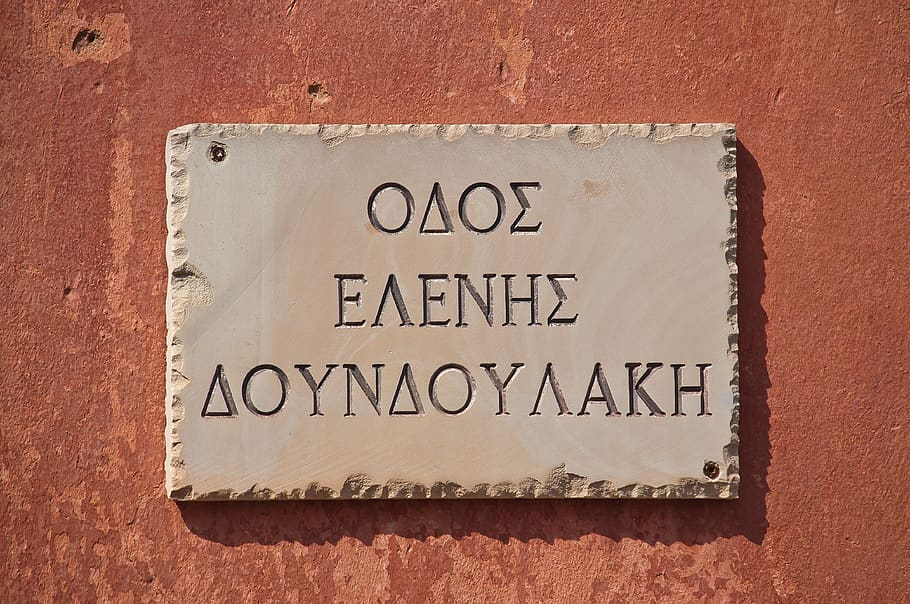
#> input picture greece-shield-wall-orange.jpg, 910 x 604 px, given in place of black-and-white-text-true-Favim.com-419872.jpg, which was not available
$ python sa06t2s3.py   (older library calls are emulated)
#> lines starting #> are read from the running program, lines starting #| are printed output that depends on the picture; after the words box and inside, x2 and y2 are one past the last pixel; in counts of white or black regions, pixels touching at a corner belong together; pictures that were not available may be replaced by others from this repository, and a replacement may not be noted
### mylib.py
import numpy as np


def recognize_pattern(pattern, patterns):
    matched_char = None
    most_common = 0
    match_acc = 0
    # print_pattern(pattern)
    # print(pattern)
    # input()
    for char, chars_patterns in patterns.items():
        for char_pattern in chars_patterns:
            common = 0
            for item in pattern:
                if item in char_pattern:
                    common += 1

            if common > most_common:
                most_common = common
                match_acc = common / len(char_pattern)
                matched_char = char
            # if match_acc > 0.97:
            #     return match_acc, matched_char
    return match_acc, matched_char


# [12 lines left out: function print_pattern, not called in this run]

### sa06t2s3.py
import cv2, json, string, os, random, time
import numpy as np
import mylib as ml

with open("patterns.json", "r") as f:
#> (reads patterns.json from the repository)
    patterns = json.load(f)
sourcefile = "images/black-and-white-text-true-Favim.com-419872.jpg"

text_region_save_results = {}
acc_list = []

# load image in grayscale
img = cv2.imread(sourcefile, cv2.IMREAD_GRAYSCALE)
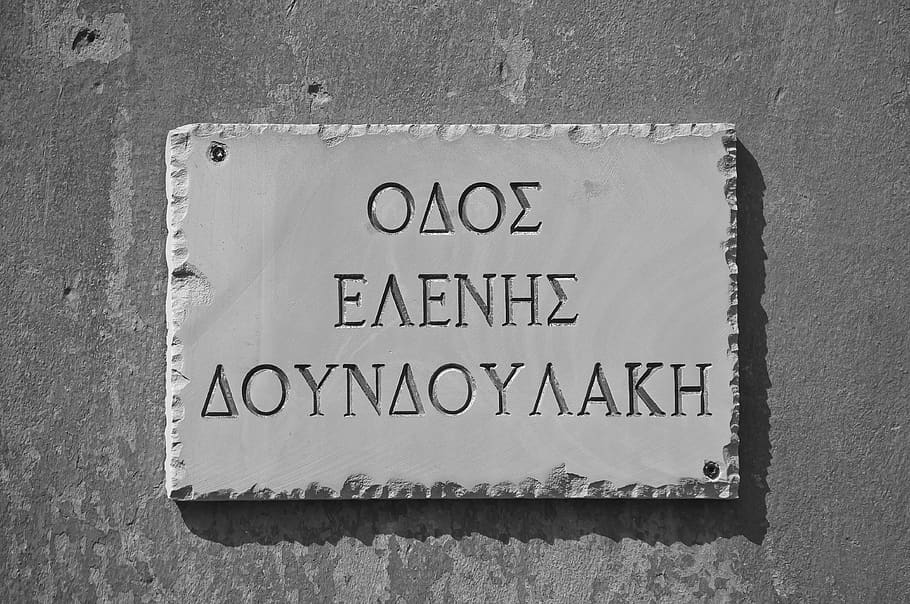
#> img: shape (604, 910); min 0, max 255, mean 126.4
# also keep a copy of it in RGB
imgc = cv2.imread(sourcefile, cv2.COLOR_BGR2RGB)
#> imgc is the input picture: shape (604, 910, 3); mean B, G, R 95.3, 113.3, 164
print(max(img.shape) / 10)
#| 91.0

# Compute the horizontal and vertical Sobel gradients
sobelx = cv2.Sobel(img, cv2.CV_64F, 1, 0, ksize=3)
sobely = cv2.Sobel(img, cv2.CV_64F, 0, 1, ksize=3)
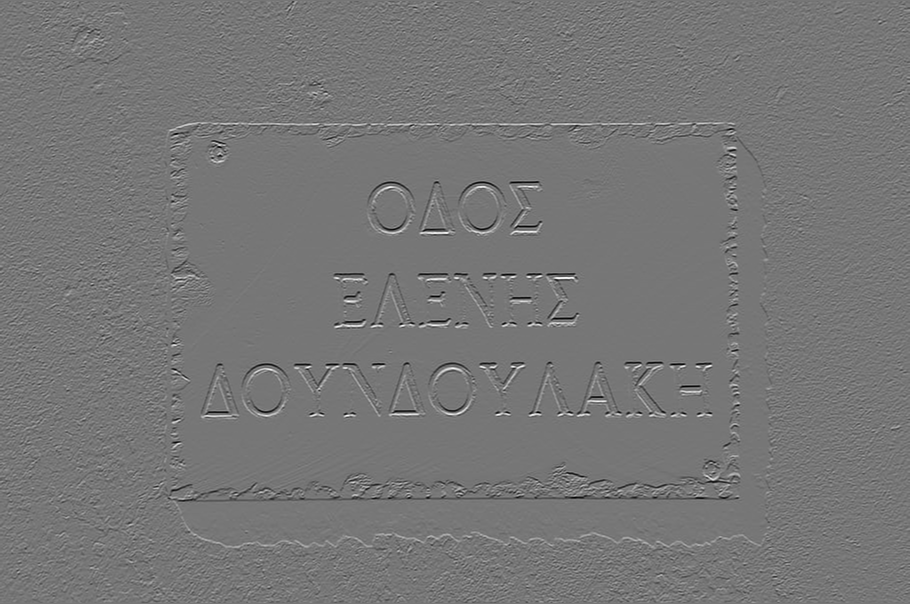
#> sobely: shape (604, 910) float64; min -868, max 996, mean 0.1; drawn with min black and max white
# Compute the gradient magnitude and direction
grad_mag = np.sqrt(sobelx**2 + sobely**2)
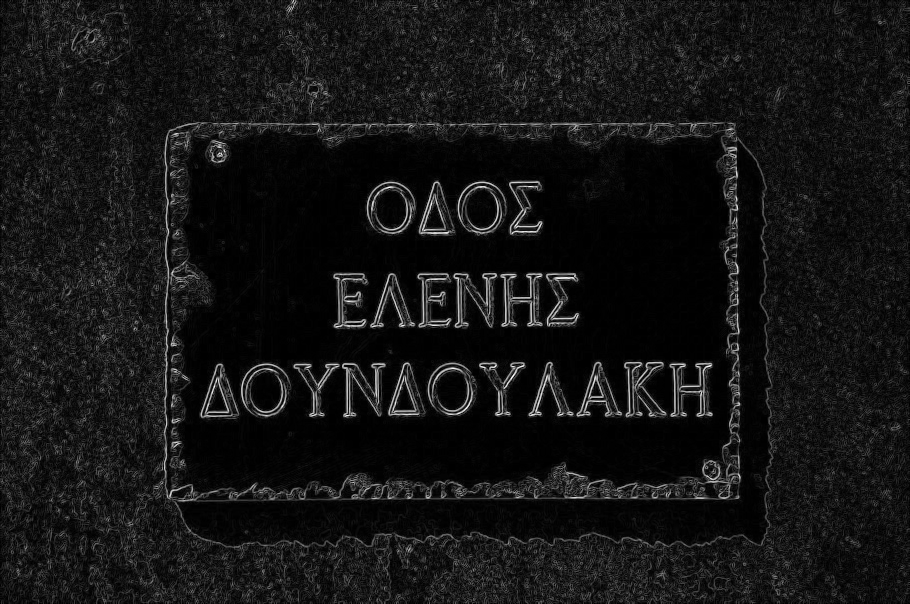
#> grad_mag: shape (604, 910) float64; min 0, max 1001.2, mean 82.3; drawn with min black and max white
grad_dir = np.arctan2(sobely, sobelx)
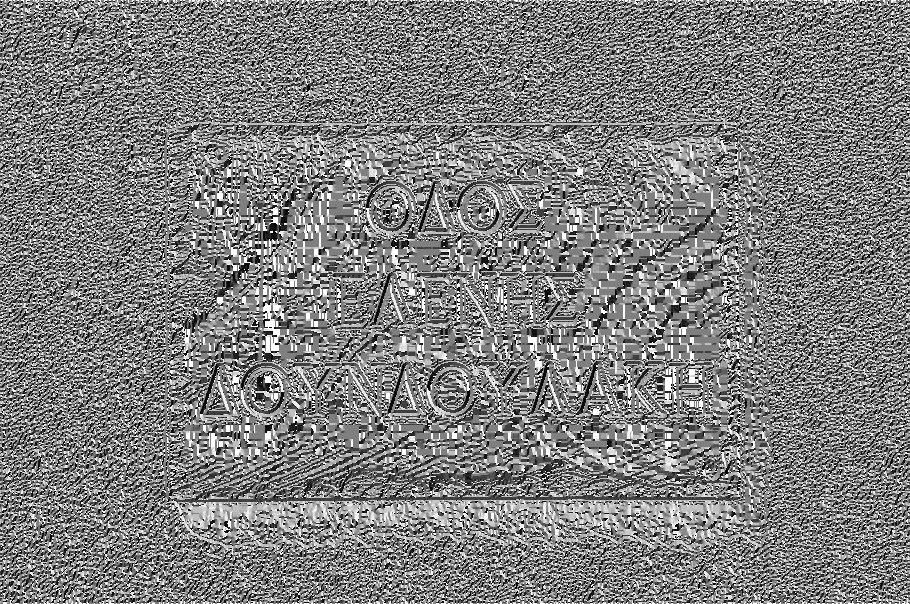
#> grad_dir: shape (604, 910) float64; min -3.14, max 3.14, mean 0.00343; drawn with min black and max white
# Threshold the gradient magnitude
thresh_value = 128
binary_img = np.zeros_like(grad_mag)
binary_img[grad_mag > thresh_value] = 255
# Threshold the image
thresh_value = 128
binary_img = np.zeros_like(img)
binary_img[img > thresh_value] = 255
# Find contours in the binary image
contours, hierarchy = cv2.findContours(
    binary_img, cv2.RETR_TREE, cv2.CHAIN_APPROX_SIMPLE
)

# iterate through contours and look for characters
# this will eventually result in some areas containing stuff
# those areas will be resized to match the pattern size
# then a method from the previous century will be used to check for matches
for contour in contours:
    x, y, w, h = cv2.boundingRect(contour)
    # [6 lines of commented-out code are left out]
    if cv2.contourArea(contour) > max(img.shape) / 12:
        text_region = img[y : y + h, x : x + w]
        black = 0
        for i in range(h):
            for j in range(w):
                if img[y + i, x + j] > 128:
                    black += 1
        # this is an attempt to skip 'holes'. For some reason I can't figure out how to not look at them
        if black / (h * w) > 0.8:
            print("Skipping contour as it is too white!")
            continue
        # Resize the text region to 20x20 so it has the same dimensions as the patterns
        text_region = cv2.resize(text_region, (20, 20))
        thresh_value = 128
        txt_bin_img = np.zeros_like(text_region)
        txt_bin_img[text_region > thresh_value] = 255
        _, text_region = cv2.threshold(
            text_region, 0, 255, cv2.THRESH_BINARY + cv2.THRESH_OTSU
        )
        _, text_region = cv2.threshold(
            text_region, 0, 255, cv2.THRESH_BINARY + cv2.THRESH_OTSU
        )
        pattern = []
        full = 1
        for i in range(20):
            for j in range(20):
                if text_region[i, j] == 0:
                    pattern.append([j, i])
                    full -= 1 / 400
        # this should get rid of dots and dashes and stuff but it doesn't really
        # if full > 0.9:
        #     print("Too full!")
        #     continue

        # don't look at contours that are mostly empty - also attempting to get rid of 'holes'
        if full > 0.2:
            start = time.time()
            match, character = ml.recognize_pattern(pattern, patterns)
            elapsed = time.time() - start
            message = "Matched {char} with {acc:.2f}% accuracy in {elapsed:.2f}s"
            print(message.format(char=character, acc=match * 100, elapsed=elapsed))
            acc_list.append(match)
            random_string = "".join(
                random.choices(string.ascii_lowercase + string.digits, k=16)
            )
            text_region_save_results[random_string] = [txt_bin_img, character, match]
        else:
            continue
        if character == None:  # doesn't happen anymore but I left this test here :D
            character = "?"
        cv2.rectangle(imgc, (x, y), (x + w, y + h), (0, 200, 0), 1)
        cv2.putText(
            imgc,
            character.upper(),
            (x, y),
            cv2.FONT_HERSHEY_SIMPLEX,
            0.8,
            (0, 0, 255),
            1,
            cv2.LINE_AA,
        )
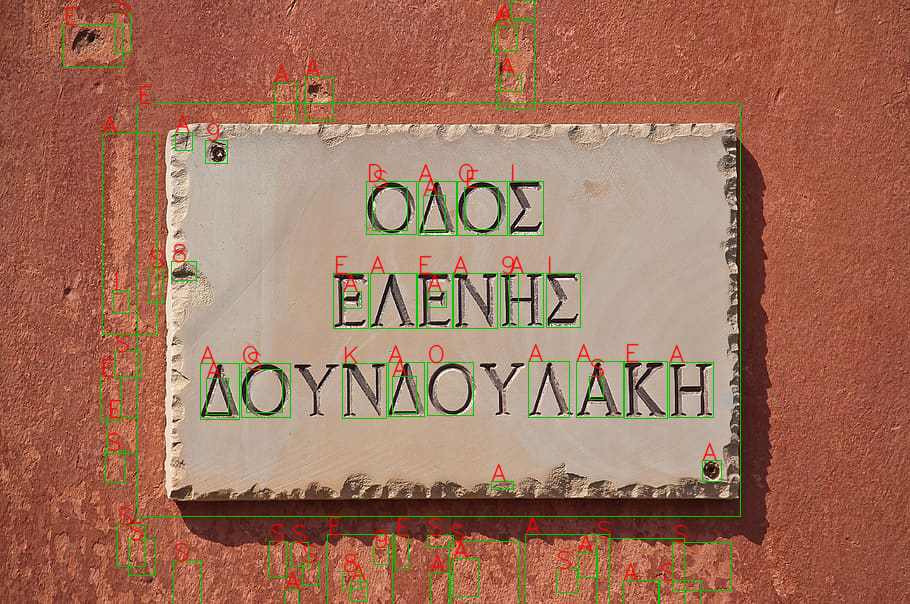
#> imgc: shape (604, 910, 3); 3.63% of pixels changed, all inside (x1, y1, x2, y2) = (63, 0, 741, 604)
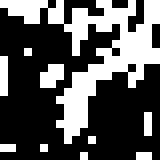
#> txt_bin_img: shape (20, 20) (shown 8 times larger); 33.8% white in thin lines or dots
#> after the loop, acc_list = 73 values, max 0.729 at index 32, min 0.229 at index 30, mean 0.451; text_region_save_results = 73 items
message = "{chars} - avg(acc): {acc:.2f}%"
accuracy = sum(acc_list) / len(acc_list) * 100
#> accuracy = 45.15
print(message.format(chars=len(acc_list), acc=accuracy))
#| 73 - avg(acc): 45.15%
cv2.putText(
    imgc,
    message.format(chars=len(acc_list), acc=accuracy),
    (10, imgc.shape[0] - 10),
    cv2.FONT_HERSHEY_SIMPLEX,
    0.5,
    (0, 0, 255),
    1,
    cv2.LINE_AA,
)
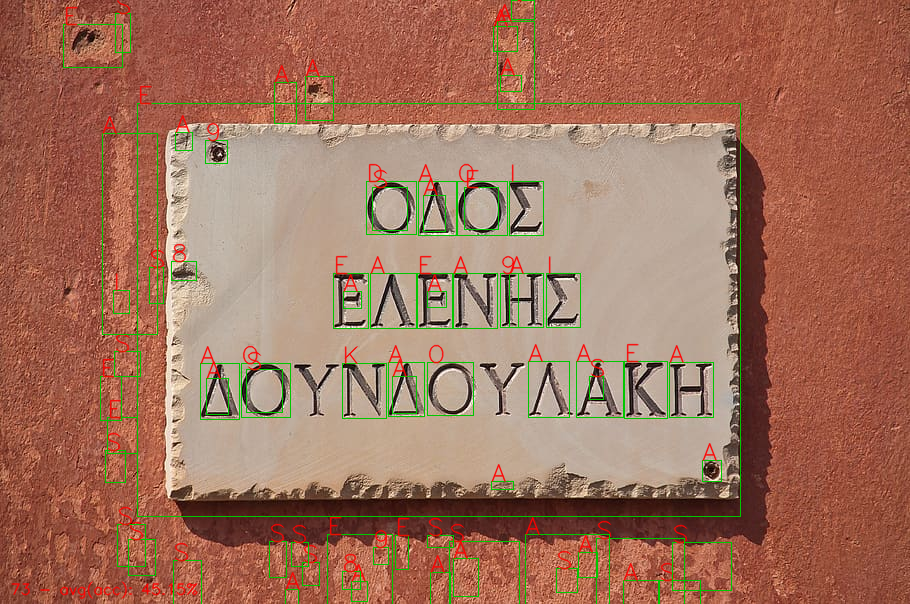
#> imgc: shape (604, 910, 3); 0.18% of pixels changed, all inside (x1, y1, x2, y2) = (11, 581, 198, 600)

# the "learning" phase will iterate through all findings and ask the user to validate the matches
# pressing Esc will just skip the image
# pressing the character will save the current image as a pattern for that character
# I add a pattern if a mismatch happens or no mismatch but accuracy is too low
# after the learning phase you have to re-run the pattern generation script
print("Press 'l' to enter the learning phase, any other key to exit")
cv2.imshow("Text Regions", imgc)
learn = cv2.waitKey(0)
#> (key Esc is pressed here)
cv2.destroyAllWindows()
random_string = "".join(random.choices(string.ascii_lowercase + string.digits, k=16))
cv2.imwrite("results/" + random_string + ".png", imgc)

message = "This image was identified as '{char}' with {acc:.2f}% accuracy . Press Esc to ignore, press the correspondent character to add a pattern to the pattern library."
if chr(learn) == "l":
    for key in text_region_save_results.keys():
        thisImage = text_region_save_results[key][0]
        char = text_region_save_results[key][1]
        score = text_region_save_results[key][2]
        if score < 1:
            print(message.format(char=char, acc=score * 100))
            cv2.imshow("Learn", thisImage)
            cv2.resizeWindow("Learn", 100, 100)
            key_pressed = cv2.waitKey(0)
            if key_pressed == 27:
                continue
            else:
                output_file = os.path.join(
                    "./imgpatterns/"
                    + chr(key_pressed)
                    + "/"
                    + key
                    + "_"
                    + chr(key_pressed)
                    + ".png"
                )
                print("Writing new image pattern to " + output_file)
                if not cv2.imwrite(output_file, thisImage):
                    print("Cannot save image!")
            cv2.destroyAllWindows()
    print("Run 'generate_patterns_from_images.py' to update the pattern library now!")
print("OK then, bye!")

cv2.destroyAllWindows()
